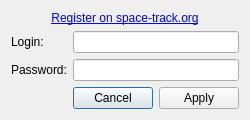
<?xml version="1.0" encoding="UTF-8"?>
<ui version="4.0">
 <class>Dialog</class>
 <widget class="QDialog" name="Dialog">
  <property name="geometry">
   <rect>
    <x>0</x>
    <y>0</y>
    <width>232</width>
    <height>114</height>
   </rect>
  </property>
  <property name="windowTitle">
   <string>Spacetrack settings</string>
  </property>
  <property name="windowIcon">
   <iconset resource="../resources.qrc">
    <normaloff>:/plugins/modisTrackL1L2/icon.png</normaloff>:/plugins/modisTrackL1L2/icon.png</iconset>
  </property>
  <layout class="QGridLayout" name="gridLayout">
   <item row="0" column="0" colspan="2">
    <widget class="QLabel" name="label_3">
     <property name="text">
      <string>&lt;a href=&quot;https://www.space-track.org/auth/createAccount&quot;&gt;Register on space-track.org&lt;/a&gt;</string>
     </property>
     <property name="alignment">
      <set>Qt::AlignCenter</set>
     </property>
     <property name="openExternalLinks">
      <bool>true</bool>
     </property>
    </widget>
   </item>
   <item row="1" column="0">
    <widget class="QLabel" name="label">
     <property name="text">
      <string>Login:</string>
     </property>
    </widget>
   </item>
   <item row="1" column="1">
    <widget class="QLineEdit" name="loginLine"/>
   </item>
   <item row="2" column="0">
    <widget class="QLabel" name="label_2">
     <property name="text">
      <string>Password:</string>
     </property>
    </widget>
   </item>
   <item row="2" column="1">
    <widget class="QLineEdit" name="passwordLine">
     <property name="inputMethodHints">
      <set>Qt::ImhNoAutoUppercase|Qt::ImhNoPredictiveText</set>
     </property>
     <property name="echoMode">
      <enum>QLineEdit::Password</enum>
     </property>
    </widget>
   </item>
   <item row="3" column="1">
    <layout class="QHBoxLayout" name="horizontalLayout">
     <item>
      <widget class="QPushButton" name="settingsCancelButton">
       <property name="text">
        <string>Cancel</string>
       </property>
      </widget>
     </item>
     <item>
      <widget class="QPushButton" name="settingsApplyButton">
       <property name="text">
        <string>Apply</string>
       </property>
      </widget>
     </item>
    </layout>
   </item>
  </layout>
 </widget>
 <resources>
  <include location="../resources.qrc"/>
 </resources>
 <connections/>
</ui>
